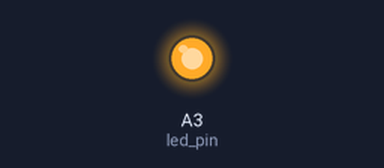
The sketch below on a simulated Arduino Uno, built with avr-gcc and run on an emulated ATmega328P. Shown: output pins drawn as LEDs (lit = HIGH).

Above: at 0.1 s.
Timing chart, 0 to 1.6 s (numbered marks = the images above):
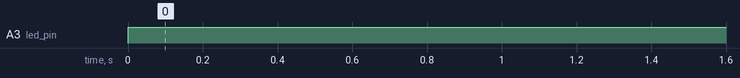

Measured:
- by itself, A3 (led_pin): LOW → HIGH at 0.00 s

The sketch:

RedLight.ino
```cpp
#define led_pin A3

void setup() {
  pinMode(led_pin, OUTPUT);

}

void loop() {
  digitalWrite(led_pin, HIGH);

}
```
